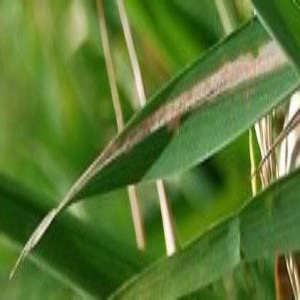
#> input picture Rice_Diseases/Bacterial Blight Disease/BACTERAILBLIGHT3_012.jpg, 300 x 300 px; its folder holds 4 pictures in this run
$ jupyter execute --allow-errors mode_eval.ipynb
#> lines starting #> are read from the running program, lines starting #| are printed output that depends on the picture
## Evaluating the model

[cell 1]
import pandas as pd
import numpy as np
import joblib
from sklearn.metrics import accuracy_score
import os
from sklearn.model_selection import train_test_split
from skimage.feature import hog
from skimage.io import imread,imread
from skimage.transform import resize

#> (a cell that did not finish here is left out)

[cell 3]
src_path={'Bacterial Blight Disease':'Rice_Diseases/Bacterial Blight Disease',
'Blast Disease':'Rice_Diseases/Blast Disease',
'Brown Spot Disease':'Rice_Diseases/Brown Spot Disease',
'False Smut Disease':'Rice_Diseases/False Smut Disease',
'Tungro':'Rice_Diseases/Tungro'}

bacterial_blight=[]
blast=[]
brown_spot=[]
false_smut=[]
tungro=[]

#> (the rest of this cell did not finish here and is left out)

[cell 4]
combined_path_dataset=[]
for path in bacterial_blight:
    combined_path_dataset.append(path)

for path in blast:
    combined_path_dataset.append(path)

for path in brown_spot:
    combined_path_dataset.append(path)

for path in false_smut:
    combined_path_dataset.append(path)

for path in tungro:
    combined_path_dataset.append(path)

[cell 5]
train_path_dataset,test_path_dataset=train_test_split(combined_path_dataset,test_size=0.2,random_state=42)
hogified_images=[]
for path in test_path_dataset:
    image=imread(path,as_gray=True)
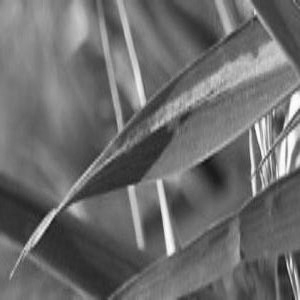
#> image: shape (300, 300) float64; min 0.0878, max 0.999, mean 0.429
    resized_image=resize(image,(200,200))
    hogify= hog(resized_image,
                orientations=8,
                pixels_per_cell=(8, 8),
                cells_per_block=(16,16)
                )
    print(hogify.shape)
#| (204800,)
    hogified_images.append(hogify)

[cell 6]
x=hogified_images
#> x = 1 item
y_bb=[]
y_bd=[]
y_bs=[]
y_fs=[]
y_t=[]
y=[]
for i in range(0,len(bacterial_blight)):
    y_bb.append(1)

for i in range(0,len(blast)):
    y_bd.append(2)

for i in range(0,len(brown_spot)):
    y_fs.append(3)

for i in range(0,len(false_smut)):
    y_bs.append(4)

for i in range(0,len(tungro)):
    y_t.append(5)
y=y_bb+y_bd+y_fs+y_bs+y_t
ytrain,ytest=train_test_split(y,random_state=42,test_size=0.2)
